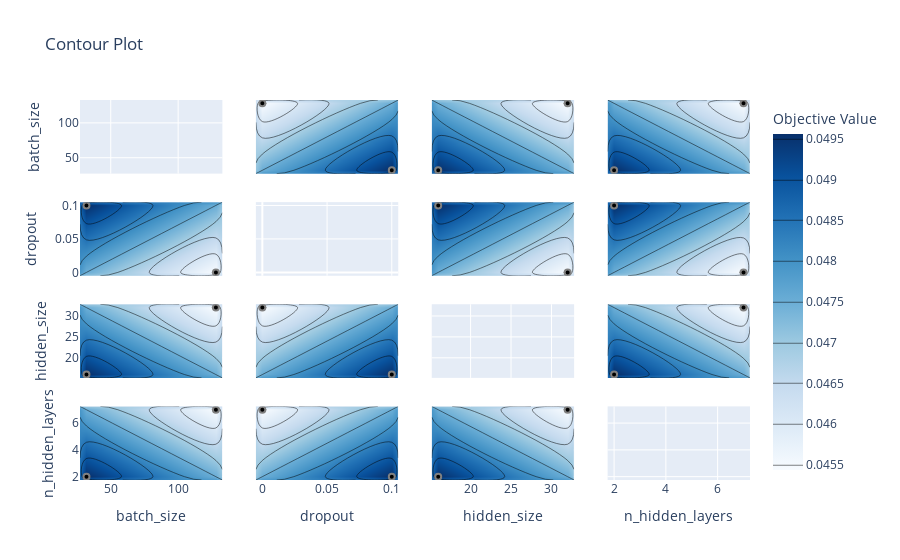

Notebook code cell kept with this figure:
### Code cell
# plots parameter interactive chart from we can choose which hyperparameter space has to explore
optuna.visualization.plot_contour(study)

### Figure 1 — Plotly figure (JSON) as saved in the notebook; plotly's stock layout.template omitted (floating-point values rounded to 4 significant figures)
{"data": [{"type": "scatter", "xaxis": "x", "yaxis": "y"}, {"colorbar": {"title": {"text": "Objective Value"}}, "colorscale": [[0, "rgb(247,251,255)"], [0.125, "rgb(222,235,247)"], [0.25, "rgb(198,219,239)"], [0.375, "rgb(158,202,225)"], [0.5, "rgb(107,174,214)"], [0.625, "rgb(66,146,198)"], [0.75, "rgb(33,113,181)"], [0.875, "rgb(8,81,156)"], [1, "rgb(8,48,107)"]], "connectgaps": true, "contours": {"coloring": "heatmap"}, "hoverinfo": "none", "line": {"smoothing": 1.3}, "reversescale": false, "showscale": true, "type": "contour", "x": [27.2, 32, 128, 132.8], "xaxis": "x5", "y": [-0.005, 0, 0.1, 0.105], "yaxis": "y5", "z": [[null, null, null, null], [null, null, 0.04544, null], [null, 0.04956, null, null], [null, null, null, null]]}, {"marker": {"color": "black", "line": {"color": "Gray", "width": 2}}, "mode": "markers", "name": "Feasible Trial", "showlegend": false, "type": "scatter", "x": [32, 128], "xaxis": "x5", "y": [0.1, 0], "yaxis": "y5"}, {"colorbar": {"title": {"text": "Objective Value"}}, "colorscale": [[0, "rgb(247,251,255)"], [0.125, "rgb(222,235,247)"], [0.25, "rgb(198,219,239)"], [0.375, "rgb(158,202,225)"], [0.5, "rgb(107,174,214)"], [0.625, "rgb(66,146,198)"], [0.75, "rgb(33,113,181)"], [0.875, "rgb(8,81,156)"], [1, "rgb(8,48,107)"]], "connectgaps": true, "contours": {"coloring": "heatmap"}, "hoverinfo": "none", "line": {"smoothing": 1.3}, "reversescale": false, "showscale": false, "type": "contour", "x": [27.2, 32, 128, 132.8], "xaxis": "x9", "y": [15.2, 16, 32, 32.8], "yaxis": "y9", "z": [[null, null, null, null], [null, 0.04956, null, null], [null, null, 0.04544, null], [null, null, null, null]]}, {"marker": {"color": "black", "line": {"color": "Gray", "width": 2}}, "mode": "markers", "name": "Feasible Trial", "showlegend": false, "type": "scatter", "x": [32, 128], "xaxis": "x9", "y": [16, 32], "yaxis": "y9"}, {"colorbar": {"title": {"text": "Objective Value"}}, "colorscale": [[0, "rgb(247,251,255)"], [0.125, "rgb(222,235,247)"], [0.25, "rgb(198,219,239)"], [0.375, "rgb(158,202,225)"], [0.5, "rgb(107,174,214)"], [0.625, "rgb(66,146,198)"], [0.75, "rgb(33,113,181)"], [0.875, "rgb(8,81,156)"], [1, "rgb(8,48,107)"]], "connectgaps": true, "contours": {"coloring": "heatmap"}, "hoverinfo": "none", "line": {"smoothing": 1.3}, "reversescale": false, "showscale": false, "type": "contour", "x": [27.2, 32, 128, 132.8], "xaxis": "x13", "y": [1.75, 2, 7, 7.25], "yaxis": "y13", "z": [[null, null, null, null], [null, 0.04956, null, null], [null, null, 0.04544, null], [null, null, null, null]]}, {"marker": {"color": "black", "line": {"color": "Gray", "width": 2}}, "mode": "markers", "name": "Feasible Trial", "showlegend": false, "type": "scatter", "x": [32, 128], "xaxis": "x13", "y": [2, 7], "yaxis": "y13"}, {"colorbar": {"title": {"text": "Objective Value"}}, "colorscale": [[0, "rgb(247,251,255)"], [0.125, "rgb(222,235,247)"], [0.25, "rgb(198,219,239)"], [0.375, "rgb(158,202,225)"], [0.5, "rgb(107,174,214)"], [0.625, "rgb(66,146,198)"], [0.75, "rgb(33,113,181)"], [0.875, "rgb(8,81,156)"], [1, "rgb(8,48,107)"]], "connectgaps": true, "contours": {"coloring": "heatmap"}, "hoverinfo": "none", "line": {"smoothing": 1.3}, "reversescale": false, "showscale": false, "type": "contour", "x": [-0.005, 0, 0.1, 0.105], "xaxis": "x2", "y": [27.2, 32, 128, 132.8], "yaxis": "y2", "z": [[null, null, null, null], [null, null, 0.04956, null], [null, 0.04544, null, null], [null, null, null, null]]}, {"marker": {"color": "black", "line": {"color": "Gray", "width": 2}}, "mode": "markers", "name": "Feasible Trial", "showlegend": false, "type": "scatter", "x": [0.1, 0], "xaxis": "x2", "y": [32, 128], "yaxis": "y2"}, {"type": "scatter", "xaxis": "x6", "yaxis": "y6"}, {"colorbar": {"title": {"text": "Objective Value"}}, "colorscale": [[0, "rgb(247,251,255)"], [0.125, "rgb(222,235,247)"], [0.25, "rgb(198,219,239)"], [0.375, "rgb(158,202,225)"], [0.5, "rgb(107,174,214)"], [0.625, "rgb(66,146,198)"], [0.75, "rgb(33,113,181)"], [0.875, "rgb(8,81,156)"], [1, "rgb(8,48,107)"]], "connectgaps": true, "contours": {"coloring": "heatmap"}, "hoverinfo": "none", "line": {"smoothing": 1.3}, "reversescale": false, "showscale": false, "type": "contour", "x": [-0.005, 0, 0.1, 0.105], "xaxis": "x10", "y": [15.2, 16, 32, 32.8], "yaxis": "y10", "z": [[null, null, null, null], [null, null, 0.04956, null], [null, 0.04544, null, null], [null, null, null, null]]}, {"marker": {"color": "black", "line": {"color": "Gray", "width": 2}}, "mode": "markers", "name": "Feasible Trial", "showlegend": false, "type": "scatter", "x": [0.1, 0], "xaxis": "x10", "y": [16, 32], "yaxis": "y10"}, {"colorbar": {"title": {"text": "Objective Value"}}, "colorscale": [[0, "rgb(247,251,255)"], [0.125, "rgb(222,235,247)"], [0.25, "rgb(198,219,239)"], [0.375, "rgb(158,202,225)"], [0.5, "rgb(107,174,214)"], [0.625, "rgb(66,146,198)"], [0.75, "rgb(33,113,181)"], [0.875, "rgb(8,81,156)"], [1, "rgb(8,48,107)"]], "connectgaps": true, "contours": {"coloring": "heatmap"}, "hoverinfo": "none", "line": {"smoothing": 1.3}, "reversescale": false, "showscale": false, "type": "contour", "x": [-0.005, 0, 0.1, 0.105], "xaxis": "x14", "y": [1.75, 2, 7, 7.25], "yaxis": "y14", "z": [[null, null, null, null], [null, null, 0.04956, null], [null, 0.04544, null, null], [null, null, null, null]]}, {"marker": {"color": "black", "line": {"color": "Gray", "width": 2}}, "mode": "markers", "name": "Feasible Trial", "showlegend": false, "type": "scatter", "x": [0.1, 0], "xaxis": "x14", "y": [2, 7], "yaxis": "y14"}, {"colorbar": {"title": {"text": "Objective Value"}}, "colorscale": [[0, "rgb(247,251,255)"], [0.125, "rgb(222,235,247)"], [0.25, "rgb(198,219,239)"], [0.375, "rgb(158,202,225)"], [0.5, "rgb(107,174,214)"], [0.625, "rgb(66,146,198)"], [0.75, "rgb(33,113,181)"], [0.875, "rgb(8,81,156)"], [1, "rgb(8,48,107)"]], "connectgaps": true, "contours": {"coloring": "heatmap"}, "hoverinfo": "none", "line": {"smoothing": 1.3}, "reversescale": false, "showscale": false, "type": "contour", "x": [15.2, 16, 32, 32.8], "xaxis": "x3", "y": [27.2, 32, 128, 132.8], "yaxis": "y3", "z": [[null, null, null, null], [null, 0.04956, null, null], [null, null, 0.04544, null], [null, null, null, null]]}, {"marker": {"color": "black", "line": {"color": "Gray", "width": 2}}, "mode": "markers", "name": "Feasible Trial", "showlegend": false, "type": "scatter", "x": [16, 32], "xaxis": "x3", "y": [32, 128], "yaxis": "y3"}, {"colorbar": {"title": {"text": "Objective Value"}}, "colorscale": [[0, "rgb(247,251,255)"], [0.125, "rgb(222,235,247)"], [0.25, "rgb(198,219,239)"], [0.375, "rgb(158,202,225)"], [0.5, "rgb(107,174,214)"], [0.625, "rgb(66,146,198)"], [0.75, "rgb(33,113,181)"], [0.875, "rgb(8,81,156)"], [1, "rgb(8,48,107)"]], "connectgaps": true, "contours": {"coloring": "heatmap"}, "hoverinfo": "none", "line": {"smoothing": 1.3}, "reversescale": false, "showscale": false, "type": "contour", "x": [15.2, 16, 32, 32.8], "xaxis": "x7", "y": [-0.005, 0, 0.1, 0.105], "yaxis": "y7", "z": [[null, null, null, null], [null, null, 0.04544, null], [null, 0.04956, null, null], [null, null, null, null]]}, {"marker": {"color": "black", "line": {"color": "Gray", "width": 2}}, "mode": "markers", "name": "Feasible Trial", "showlegend": false, "type": "scatter", "x": [16, 32], "xaxis": "x7", "y": [0.1, 0], "yaxis": "y7"}, {"type": "scatter", "xaxis": "x11", "yaxis": "y11"}, {"colorbar": {"title": {"text": "Objective Value"}}, "colorscale": [[0, "rgb(247,251,255)"], [0.125, "rgb(222,235,247)"], [0.25, "rgb(198,219,239)"], [0.375, "rgb(158,202,225)"], [0.5, "rgb(107,174,214)"], [0.625, "rgb(66,146,198)"], [0.75, "rgb(33,113,181)"], [0.875, "rgb(8,81,156)"], [1, "rgb(8,48,107)"]], "connectgaps": true, "contours": {"coloring": "heatmap"}, "hoverinfo": "none", "line": {"smoothing": 1.3}, "reversescale": false, "showscale": false, "type": "contour", "x": [15.2, 16, 32, 32.8], "xaxis": "x15", "y": [1.75, 2, 7, 7.25], "yaxis": "y15", "z": [[null, null, null, null], [null, 0.04956, null, null], [null, null, 0.04544, null], [null, null, null, null]]}, {"marker": {"color": "black", "line": {"color": "Gray", "width": 2}}, "mode": "markers", "name": "Feasible Trial", "showlegend": false, "type": "scatter", "x": [16, 32], "xaxis": "x15", "y": [2, 7], "yaxis": "y15"}, {"colorbar": {"title": {"text": "Objective Value"}}, "colorscale": [[0, "rgb(247,251,255)"], [0.125, "rgb(222,235,247)"], [0.25, "rgb(198,219,239)"], [0.375, "rgb(158,202,225)"], [0.5, "rgb(107,174,214)"], [0.625, "rgb(66,146,198)"], [0.75, "rgb(33,113,181)"], [0.875, "rgb(8,81,156)"], [1, "rgb(8,48,107)"]], "connectgaps": true, "contours": {"coloring": "heatmap"}, "hoverinfo": "none", "line": {"smoothing": 1.3}, "reversescale": false, "showscale": false, "type": "contour", "x": [1.75, 2, 7, 7.25], "xaxis": "x4", "y": [27.2, 32, 128, 132.8], "yaxis": "y4", "z": [[null, null, null, null], [null, 0.04956, null, null], [null, null, 0.04544, null], [null, null, null, null]]}, {"marker": {"color": "black", "line": {"color": "Gray", "width": 2}}, "mode": "markers", "name": "Feasible Trial", "showlegend": false, "type": "scatter", "x": [2, 7], "xaxis": "x4", "y": [32, 128], "yaxis": "y4"}, {"colorbar": {"title": {"text": "Objective Value"}}, "colorscale": [[0, "rgb(247,251,255)"], [0.125, "rgb(222,235,247)"], [0.25, "rgb(198,219,239)"], [0.375, "rgb(158,202,225)"], [0.5, "rgb(107,174,214)"], [0.625, "rgb(66,146,198)"], [0.75, "rgb(33,113,181)"], [0.875, "rgb(8,81,156)"], [1, "rgb(8,48,107)"]], "connectgaps": true, "contours": {"coloring": "heatmap"}, "hoverinfo": "none", "line": {"smoothing": 1.3}, "reversescale": false, "showscale": false, "type": "contour", "x": [1.75, 2, 7, 7.25], "xaxis": "x8", "y": [-0.005, 0, 0.1, 0.105], "yaxis": "y8", "z": [[null, null, null, null], [null, null, 0.04544, null], [null, 0.04956, null, null], [null, null, null, null]]}, {"marker": {"color": "black", "line": {"color": "Gray", "width": 2}}, "mode": "markers", "name": "Feasible Trial", "showlegend": false, "type": "scatter", "x": [2, 7], "xaxis": "x8", "y": [0.1, 0], "yaxis": "y8"}, {"colorbar": {"title": {"text": "Objective Value"}}, "colorscale": [[0, "rgb(247,251,255)"], [0.125, "rgb(222,235,247)"], [0.25, "rgb(198,219,239)"], [0.375, "rgb(158,202,225)"], [0.5, "rgb(107,174,214)"], [0.625, "rgb(66,146,198)"], [0.75, "rgb(33,113,181)"], [0.875, "rgb(8,81,156)"], [1, "rgb(8,48,107)"]], "connectgaps": true, "contours": {"coloring": "heatmap"}, "hoverinfo": "none", "line": {"smoothing": 1.3}, "reversescale": false, "showscale": false, "type": "contour", "x": [1.75, 2, 7, 7.25], "xaxis": "x12", "y": [15.2, 16, 32, 32.8], "yaxis": "y12", "z": [[null, null, null, null], [null, 0.04956, null, null], [null, null, 0.04544, null], [null, null, null, null]]}, {"marker": {"color": "black", "line": {"color": "Gray", "width": 2}}, "mode": "markers", "name": "Feasible Trial", "showlegend": false, "type": "scatter", "x": [2, 7], "xaxis": "x12", "y": [16, 32], "yaxis": "y12"}, {"type": "scatter", "xaxis": "x16", "yaxis": "y16"}], "layout": {"title": {"text": "Contour Plot"}, "xaxis": {"anchor": "y", "domain": [0, 0.2125], "matches": "x13", "range": [27.2, 132.8], "showticklabels": false}, "xaxis10": {"anchor": "y10", "domain": [0.2625, 0.475], "matches": "x14", "range": [-0.005, 0.105], "showticklabels": false}, "xaxis11": {"anchor": "y11", "domain": [0.525, 0.7375], "matches": "x15", "range": [15.2, 32.8], "showticklabels": false}, "xaxis12": {"anchor": "y12", "domain": [0.7875, 1], "matches": "x16", "range": [1.75, 7.25], "showticklabels": false}, "xaxis13": {"anchor": "y13", "domain": [0, 0.2125], "range": [27.2, 132.8], "title": {"text": "batch_size"}}, "xaxis14": {"anchor": "y14", "domain": [0.2625, 0.475], "range": [-0.005, 0.105], "title": {"text": "dropout"}}, "xaxis15": {"anchor": "y15", "domain": [0.525, 0.7375], "range": [15.2, 32.8], "title": {"text": "hidden_size"}}, "xaxis16": {"anchor": "y16", "domain": [0.7875, 1], "range": [1.75, 7.25], "title": {"text": "n_hidden_layers"}}, "xaxis2": {"anchor": "y2", "domain": [0.2625, 0.475], "matches": "x14", "range": [-0.005, 0.105], "showticklabels": false}, "xaxis3": {"anchor": "y3", "domain": [0.525, 0.7375], "matches": "x15", "range": [15.2, 32.8], "showticklabels": false}, "xaxis4": {"anchor": "y4", "domain": [0.7875, 1], "matches": "x16", "range": [1.75, 7.25], "showticklabels": false}, "xaxis5": {"anchor": "y5", "domain": [0, 0.2125], "matches": "x13", "range": [27.2, 132.8], "showticklabels": false}, "xaxis6": {"anchor": "y6", "domain": [0.2625, 0.475], "matches": "x14", "range": [-0.005, 0.105], "showticklabels": false}, "xaxis7": {"anchor": "y7", "domain": [0.525, 0.7375], "matches": "x15", "range": [15.2, 32.8], "showticklabels": false}, "xaxis8": {"anchor": "y8", "domain": [0.7875, 1], "matches": "x16", "range": [1.75, 7.25], "showticklabels": false}, "xaxis9": {"anchor": "y9", "domain": [0, 0.2125], "matches": "x13", "range": [27.2, 132.8], "showticklabels": false}, "yaxis": {"anchor": "x", "domain": [0.8063, 1], "range": [27.2, 132.8], "title": {"text": "batch_size"}}, "yaxis10": {"anchor": "x10", "domain": [0.2687, 0.4625], "matches": "y9", "range": [15.2, 32.8], "showticklabels": false}, "yaxis11": {"anchor": "x11", "domain": [0.2687, 0.4625], "matches": "y9", "range": [15.2, 32.8], "showticklabels": false}, "yaxis12": {"anchor": "x12", "domain": [0.2687, 0.4625], "matches": "y9", "range": [15.2, 32.8], "showticklabels": false}, "yaxis13": {"anchor": "x13", "domain": [0, 0.1938], "range": [1.75, 7.25], "title": {"text": "n_hidden_layers"}}, "yaxis14": {"anchor": "x14", "domain": [0, 0.1938], "matches": "y13", "range": [1.75, 7.25], "showticklabels": false}, "yaxis15": {"anchor": "x15", "domain": [0, 0.1938], "matches": "y13", "range": [1.75, 7.25], "showticklabels": false}, "yaxis16": {"anchor": "x16", "domain": [0, 0.1938], "matches": "y13", "range": [1.75, 7.25], "showticklabels": false}, "yaxis2": {"anchor": "x2", "domain": [0.8063, 1], "matches": "y", "range": [27.2, 132.8], "showticklabels": false}, "yaxis3": {"anchor": "x3", "domain": [0.8063, 1], "matches": "y", "range": [27.2, 132.8], "showticklabels": false}, "yaxis4": {"anchor": "x4", "domain": [0.8063, 1], "matches": "y", "range": [27.2, 132.8], "showticklabels": false}, "yaxis5": {"anchor": "x5", "domain": [0.5375, 0.7312], "range": [-0.005, 0.105], "title": {"text": "dropout"}}, "yaxis6": {"anchor": "x6", "domain": [0.5375, 0.7312], "matches": "y5", "range": [-0.005, 0.105], "showticklabels": false}, "yaxis7": {"anchor": "x7", "domain": [0.5375, 0.7312], "matches": "y5", "range": [-0.005, 0.105], "showticklabels": false}, "yaxis8": {"anchor": "x8", "domain": [0.5375, 0.7312], "matches": "y5", "range": [-0.005, 0.105], "showticklabels": false}, "yaxis9": {"anchor": "x9", "domain": [0.2687, 0.4625], "range": [15.2, 32.8], "title": {"text": "hidden_size"}}}}
